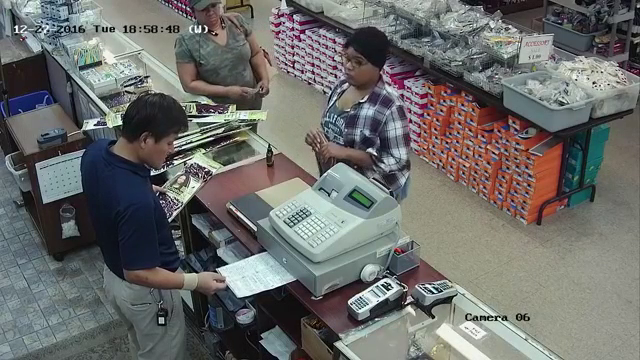
#> input picture frame 50 of evans1.mp4, 640 x 360 px
$ python 'Optical Flow.py'
#> lines starting #> are read from the running program, lines starting #| are printed output that depends on the picture
# -*- coding: utf-8 -*-
"""
Created on Sun May 27 19:11:24 2018

@author: Administrator
"""

import numpy as np
import cv2 as cv
cap = cv.VideoCapture('evans1.mp4')
# params for ShiTomasi corner detection
feature_params = dict( maxCorners = 100,
                       qualityLevel = 0.3,
                       minDistance = 7,
                       blockSize = 7 )
# Parameters for lucas kanade optical flow
lk_params = dict( winSize  = (15,15),
                  maxLevel = 2,
                  criteria = (cv.TERM_CRITERIA_EPS | cv.TERM_CRITERIA_COUNT, 10, 0.03))
# Create some random colors
color = np.random.randint(0,255,(100,3))
# Take first frame and find corners in it
ret, old_frame = cap.read()
#> old_frame is the input picture: shape (360, 640, 3); mean B, G, R 106.4, 108.6, 107.9
old_gray = cv.cvtColor(old_frame, cv.COLOR_BGR2GRAY)
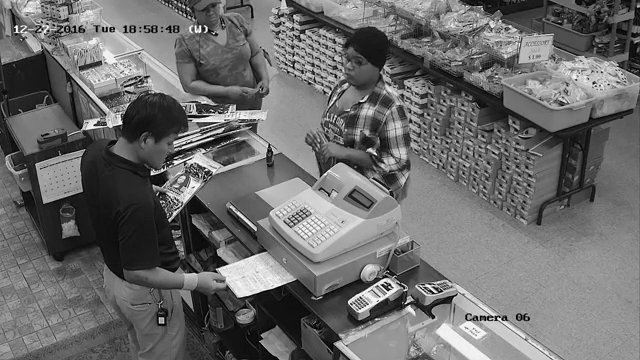
#> old_gray: shape (360, 640); min 0, max 255, mean 108.1
p0 = cv.goodFeaturesToTrack(old_gray, mask = None, **feature_params)
#> p0 = 100 rows, first 8: [495, 318], [480, 318], [18, 30], [161, 320], [152, 172], [193, 111], [120, 122], [467, 318]
# Create a mask image for drawing purposes
mask = np.zeros_like(old_frame)
while(1):
    ret,frame = cap.read()
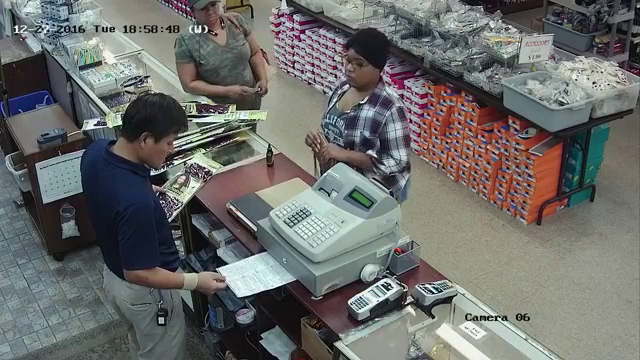
#> input picture frame 51 of evans1.mp4, 640 x 360 px
#> frame is the input picture: shape (360, 640, 3); mean B, G, R 106.4, 108.7, 107.9
    frame_gray = cv.cvtColor(frame, cv.COLOR_BGR2GRAY)
    # calculate optical flow
    p1, st, err = cv.calcOpticalFlowPyrLK(old_gray, frame_gray, p0, None, **lk_params)
#> p1 = 100 rows, first 8: [495, 318], [480, 318], [18, 30], [160.9, 320], [151.9, 172], [193, 111], [119.9, 122], [467, 318]; st = 100 values from 1 to 1; err = 100 values, max 20.86 at index 29, min 0 at index 0, mean 1.65
    # Select good points
    good_new = p1[st==1]
#> good_new = 100 pairs, first value 18 to 594, second value 6 to 344
    good_old = p0[st==1]
#> good_old has the same summary as good_new
    # draw the tracks
    for i,(new,old) in enumerate(zip(good_new,good_old)):
        a,b = new.ravel()
        c,d = old.ravel()
        mask = cv.line(mask, (a,b),(c,d), color[i].tolist(), 2)
        frame = cv.circle(frame,(a,b),5,color[i].tolist(),-1)
#> this loop made 100 passes
#> (a, b, c, d) on passes 1 to 12: (495, 318, 495, 318), (480, 318, 480, 318), (18, 30, 18, 30), (160.9, 320, 161, 320), (151.9, 172, 152, 172), (193, 111, 193, 111), (119.9, 122, 120, 122), (467, 318, 467, 318), (105, 29, 105, 29), (391, 287, 391, 287), (238, 108, 238, 108), (381, 283, 381, 283)
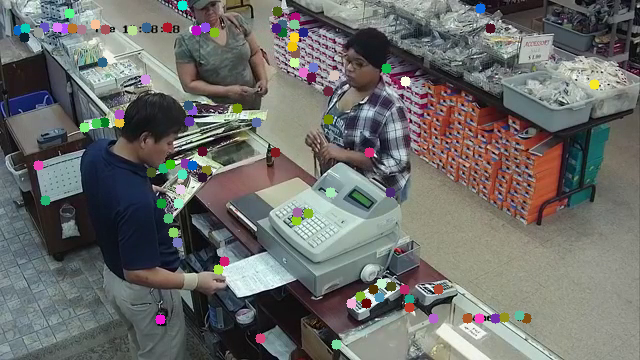
#> frame: shape (360, 640, 3); mean B, G, R 106.2, 108.7, 108.1
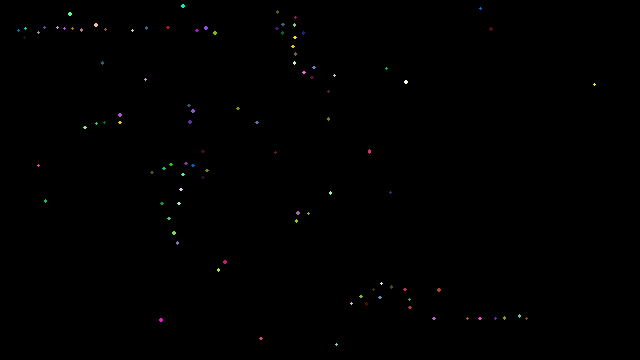
#> mask: shape (360, 640, 3); mean of channels 0, 1, 2 0.4, 0.4, 0.4; drawn as B, G, R
    img = cv.add(frame,mask)
    cv.imshow('frame',img)
    k = cv.waitKey(30) & 0xff
#> (key Esc is pressed here)
    if k == 27:
        break
    # Now update the previous frame and previous points
    old_gray = frame_gray.copy()
    p0 = good_new.reshape(-1,1,2)
cv.destroyAllWindows()
cap.release()

$ run again, starting later in the video
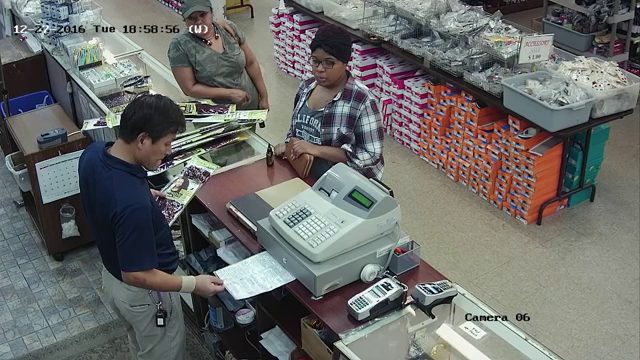
#> input picture frame 227 of evans1.mp4, 640 x 360 px
#> old_frame is the input picture: shape (360, 640, 3); mean B, G, R 106.1, 108.6, 107.9
#> p0 = 100 rows, first 8: [495, 318], [480, 318], [18, 30], [262, 125], [160, 321], [467, 318], [193, 111], [390, 287]
#> p1 = 100 rows, first 8: [495, 318], [480, 318], [18, 30], [261.9, 125], [159.8, 321.1], [467, 318], [193, 111], [390, 287]; st = 100 values from 1 to 1; err = 100 values, max 6.06 at index 21, min 0 at index 0, mean 0.642
#> good_new = 100 pairs, first value 18 to 594, second value 8 to 344
#> good_old has the same summary as good_new
#> the loop `for i,(new,old) in enumerate(zip(good_new,good_old)):` made 100 passes
#> (a, b, c, d) on passes 1 to 8: (495, 318, 495, 318), (480, 318, 480, 318), (18, 30, 18, 30), (261.9, 125, 262, 125), (159.8, 321.1, 160, 321), (467, 318, 467, 318), (193, 111, 193, 111), (390, 287, 390, 287)
#> after the loop `for i,(new,old) in enumerate(zip(good_new,good_old)):`:
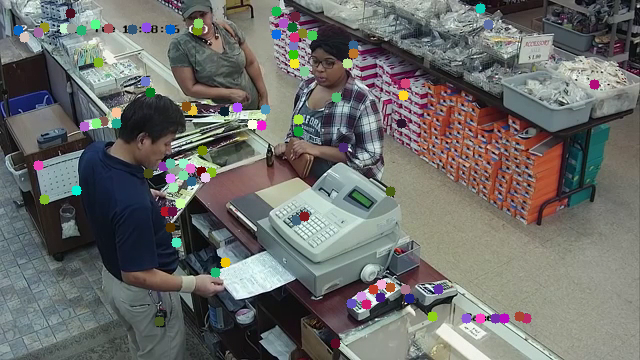
#> frame: shape (360, 640, 3); mean B, G, R 106, 108.7, 108.1
#> after the loop `for i,(new,old) in enumerate(zip(good_new,good_old)):`:
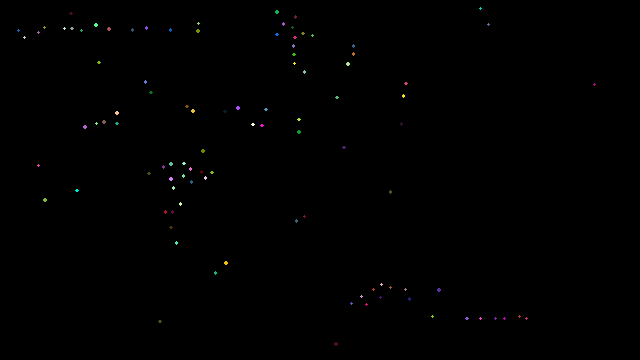
#> mask: shape (360, 640, 3); mean of channels 0, 1, 2 0.4, 0.4, 0.4; drawn as B, G, R

$ run again, starting later in the video
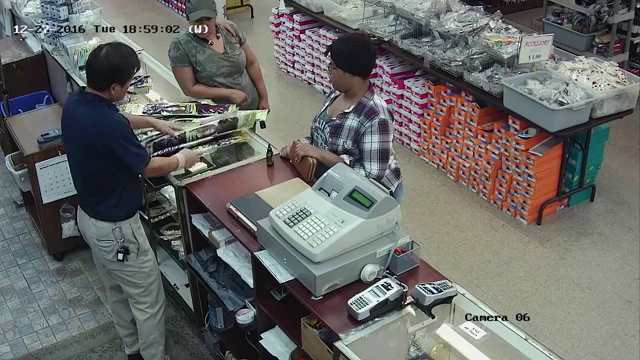
#> input picture frame 404 of evans1.mp4, 640 x 360 px
#> old_frame is the input picture: shape (360, 640, 3); mean B, G, R 103.7, 106.3, 105.8
#> p0 = 100 rows, first 8: [495, 318], [480, 318], [120, 256], [18, 30], [197, 30], [467, 318], [390, 287], [109, 29]
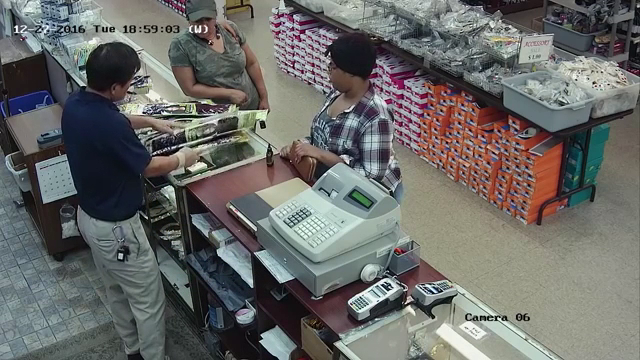
#> input picture frame 405 of evans1.mp4, 640 x 360 px
#> frame is the input picture: shape (360, 640, 3); mean B, G, R 103.8, 106.3, 105.9
#> p1 = 100 rows, first 8: [495, 318], [480, 318], [120.3, 255.7], [18, 30], [197, 30.01], [467, 318], [390, 287], [109, 29]; st = 100 values from 1 to 1; err = 100 values, max 40.52 at index 43, min 0 at index 6, mean 2.56
#> good_new = 100 pairs, first value 18 to 594, second value 8 to 344
#> good_old has the same summary as good_new
#> the loop `for i,(new,old) in enumerate(zip(good_new,good_old)):` made 100 passes
#> (a, b, c, d) on passes 1 to 8: (495, 318, 495, 318), (480, 318, 480, 318), (120.3, 255.7, 120, 256), (18, 30, 18, 30), (197, 30.01, 197, 30), (467, 318, 467, 318), (390, 287, 390, 287), (109, 29, 109, 29)
#> after the loop `for i,(new,old) in enumerate(zip(good_new,good_old)):`:
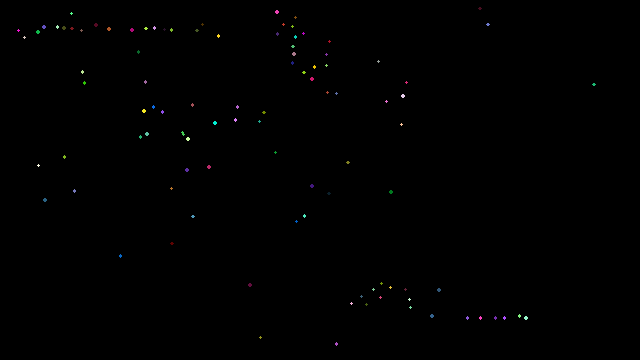
#> mask: shape (360, 640, 3); mean of channels 0, 1, 2 0.4, 0.4, 0.4; drawn as B, G, R
